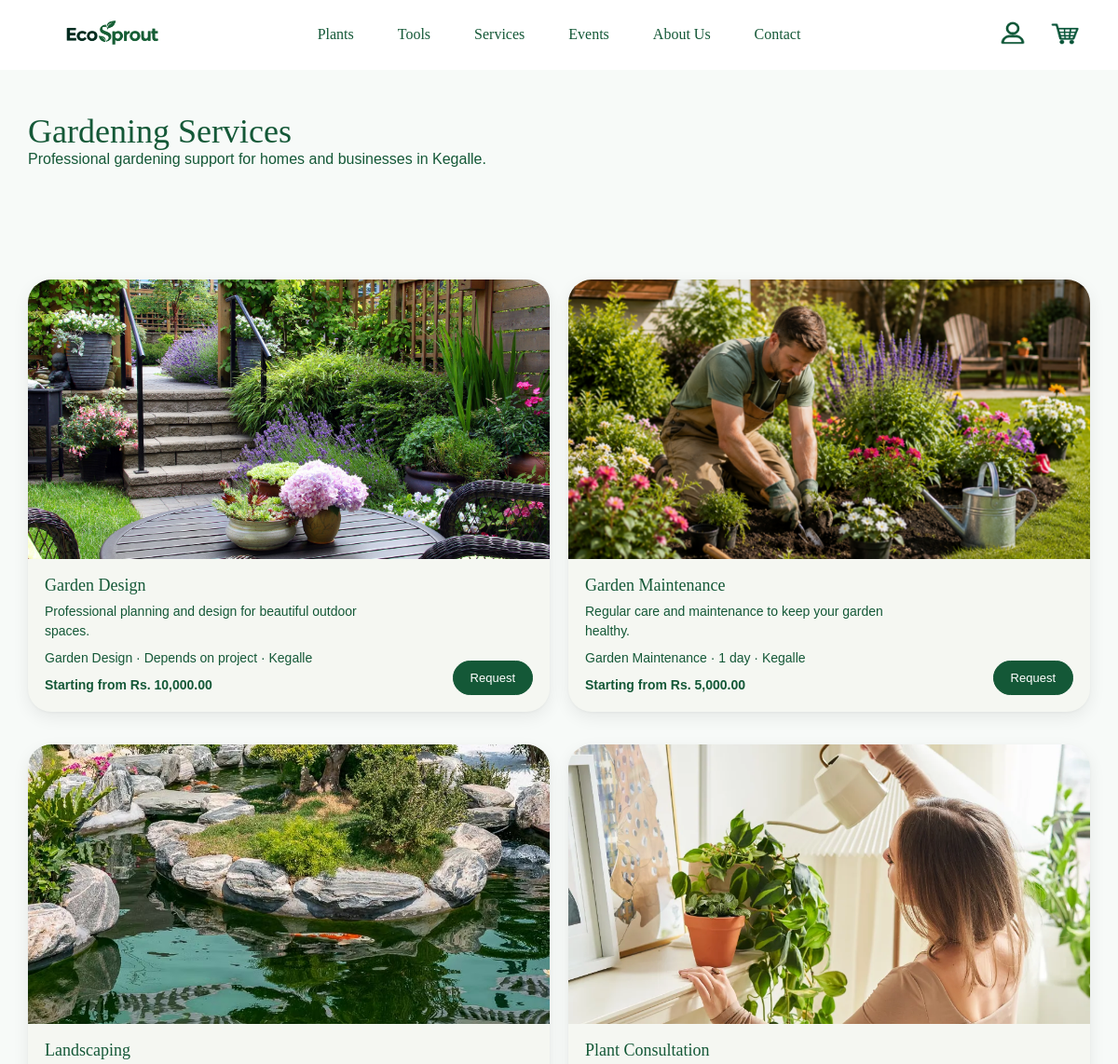
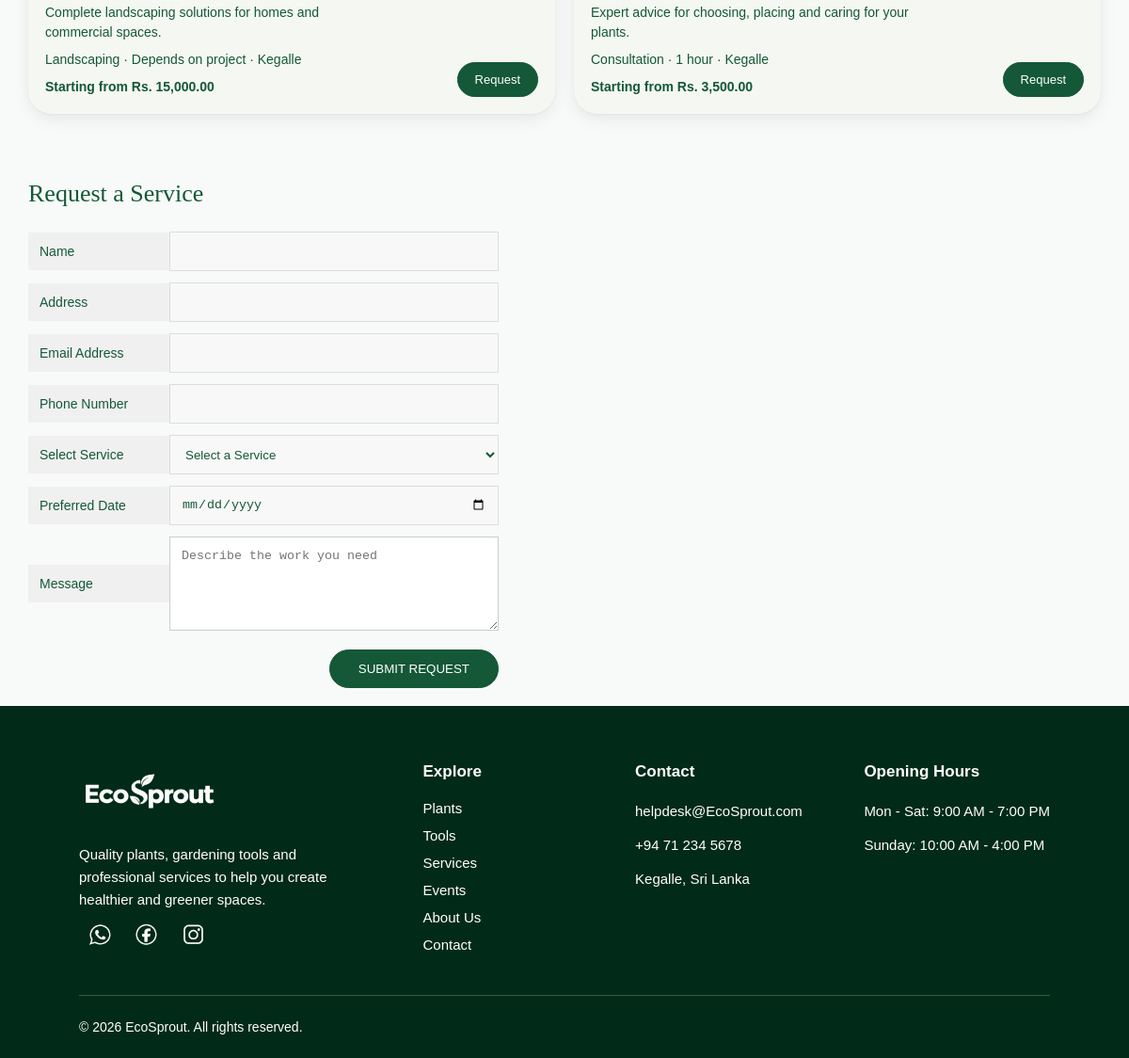
/services.php, run on the app's committed database (2 pictures, top to bottom).
### tables this page shows
CREATE TABLE IF NOT EXISTS `services` (
  `service_id` int UNSIGNED NOT NULL AUTO_INCREMENT,
  `service_category_id` tinyint UNSIGNED NOT NULL,
  `service_name` varchar(120) NOT NULL,
  `starting_price` decimal(10,2) UNSIGNED NOT NULL DEFAULT '0.00',
  `service_duration` varchar(60) DEFAULT NULL,
  `service_area` varchar(80) DEFAULT NULL,
  `image_path` varchar(255) DEFAULT NULL,
  `description` text,
  `status` enum('ACTIVE','INACTIVE') NOT NULL DEFAULT 'ACTIVE',
  `created_at` timestamp NOT NULL DEFAULT CURRENT_TIMESTAMP,
  `updated_at` timestamp NOT NULL DEFAULT CURRENT_TIMESTAMP ON UPDATE CURRENT_TIMESTAMP,
  PRIMARY KEY (`service_id`),
  KEY `fk_services_category` (`service_category_id`)
);

CREATE TABLE IF NOT EXISTS `service_categories` (
  `service_category_id` tinyint UNSIGNED NOT NULL AUTO_INCREMENT,
  `category_name` varchar(60) NOT NULL,
  PRIMARY KEY (`service_category_id`),
  UNIQUE KEY `category_name` (`category_name`)
);

### services.php (the view, shortened to what this page needs)
<?php
require_once "db_connection.php";
function serviceEscape($value)
{
    return htmlspecialchars((string) $value, ENT_QUOTES, "UTF-8");
}
$services = [];
$serviceSql = "
    SELECT
        s.service_id,
        s.service_name,
        s.starting_price,
        s.service_duration,
        s.service_area,
        s.image_path,
        s.description,
        sc.category_name
    FROM services s
    INNER JOIN service_categories sc
        ON sc.service_category_id = s.service_category_id
    WHERE s.status = 'ACTIVE'
    ORDER BY s.service_name
";
$serviceResult = $conn->query($serviceSql);
while ($row = $serviceResult->fetch_assoc()) {
    $services[] = $row;
}
$customerName = "";
$customerEmail = "";
$customerPhone = "";
$customerAddress = "";
?>
<!DOCTYPE html>
<html lang="en">
<head>
    <link rel="stylesheet" href="stylesheet.css">
</head>
<body>
    <div class="navbar">
        <div class="nav-logo">
    <a href="index.php">
        <img src="Images/Home/Logo.png" alt="EcoSprout Logo">
    </a>
</div>
<div class="nav-center" id="navMenu">
            <div class="dropdown">
                <a href="plants.php" class="dropbtn">Plants</a>
            </div>
            <a href="tools.php">Tools</a>
            <a href="services.php">Services</a>
            <a href="events.php">Events</a>
            <a href="aboutus.php">About Us</a>
            <a href="contact.php">Contact</a>
        </div>
        <div class="nav-right">
            <?php if (isset($_SESSION["user_id"])): ?>
                <a href="userprofile.php">
                    <img src="Images/Home/Account.png" alt="My Account">
            </a>
            <?php else: ?>
                <a href="#" id="accountBtn">
                    <img src="Images/Home/Account.png" alt="Account Login">
                </a>
            <?php endif; ?>
                <a href="cart.php">
                    <img src="Images/Home/Cart.png" alt="Cart">
                </a>
        </div>
    </div>
    <div class="service-heading">
        <h1>Gardening Services</h1>
        <p>Professional gardening support for homes and businesses in Kegalle.</p>
    </div>
    <section class="services-section">
        <?php foreach ($services as $service): ?>
            <article class="service-card">
                <img src="<?= serviceEscape($service["image_path"] ?: "Images/Home/Logo.png") ?>"
                     alt="<?= serviceEscape($service["service_name"]) ?>">
                <div class="service-info">
                    <div>
                        <h3><?= serviceEscape($service["service_name"]) ?></h3>
                        <p><?= serviceEscape($service["description"]) ?></p>
                        <p class="service-details">
                            <?= serviceEscape($service["category_name"]) ?>
                            <?php if (!empty($service["service_duration"])): ?>
                                · <?= serviceEscape($service["service_duration"]) ?>
                            <?php endif; ?>
                            <?php if (!empty($service["service_area"])): ?>
                                · <?= serviceEscape($service["service_area"]) ?>
                            <?php endif; ?>
                        </p>
                        <p class="service-price">
                            Starting from Rs. <?= number_format((float) $service["starting_price"], 2) ?>
                        </p>
                    </div>
                    <a href="services.php?service=<?= (int) $service["service_id"] ?>#request-service"
                       class="request-btn">Request</a>
                </div>
            </article>
        <?php endforeach; ?>
    </section>
    <section class="service-request" id="request-service">
        <h2>Request a Service</h2>
        <form class="service-form" action="request_service.php" method="post">
            <div class="form-row">
                <label for="customer_name">Name</label>
                <input type="text" id="customer_name" name="customer_name"
                       value="<?= serviceEscape($customerName) ?>" required>
            </div>
            <div class="form-row">
                <label for="address">Address</label>
                <input type="text" id="address" name="address"
                       value="<?= serviceEscape($customerAddress) ?>" required>
            </div>
            <div class="form-row">
                <label for="email">Email Address</label>
                <input type="email" id="email" name="email"
                       value="<?= serviceEscape($customerEmail) ?>" required>
            </div>
            <div class="form-row">
                <label for="phone">Phone Number</label>
                <input type="tel" id="phone" name="phone"
                       value="<?= serviceEscape($customerPhone) ?>" required>
            </div>
            <div class="form-row">
                <label for="service_id">Select Service</label>
                <select id="service_id" name="service_id" required>
                    <option value="">Select a Service</option>
                </select>
            </div>
            <div class="form-row">
                <label for="preferred_date">Preferred Date</label>
                <input type="date" id="preferred_date" name="preferred_date"
                       min="<?= date("Y-m-d") ?>">
            </div>
            <div class="form-row">
                <label for="customer_message">Message</label>
                <textarea id="customer_message" name="customer_message"
                          class="service-textarea"
                          placeholder="Describe the work you need"></textarea>
            </div>
            <button type="submit" class="service-submit">Submit Request</button>
        </form>
    </section>
    <footer class="footer">
        <div class="footer-container">
            <div class="footer-column footer-brand">
                <img src="Images/Home/Logo-white.png" alt="EcoSprout Logo">
                <p>
                    Quality plants, gardening tools and professional services
                    to help you create healthier and greener spaces.
                </p>
                <div class="footer_social">
                    <img src="Images/Home/white-wp.png">
                    <img src="Images/Home/white-fb.png">
                    <img src="Images/Home/white-inster.png">
                </div>
            </div>
            <div class="footer-column">
                <h3>Explore</h3>
                <a href="plants.php">Plants</a>
                <a href="tools.php">Tools</a>
                <a href="services.php">Services</a>
                <a href="events.php">Events</a>
                <a href="aboutus.php">About Us</a>
                <a href="contact.php">Contact</a>
            </div>
            <div class="footer-column">
                <h3>Contact</h3>
                <p>helpdesk@EcoSprout.com</p>
                <p>+94 71 234 5678</p>
                <p>Kegalle, Sri Lanka</p>
            </div>
            <div class="footer-column">
                <h3>Opening Hours</h3>
                <p>Mon - Sat: 9:00 AM - 7:00 PM</p>
                <p>Sunday: 10:00 AM - 4:00 PM</p>
            </div>
        </div>
        <div class="footer-bottom">
            <p>© 2026 EcoSprout. All rights reserved.</p>
        </div>
    </footer>
</body>
</html>

### services.php (style rules this page uses)
.service-heading { max-width:1200px; margin:120px auto 25px; padding:0 30px; color:#145837; }
.service-heading h1 { font-family:Georgia,serif; font-weight:400; font-size:36px; }
.service-details { font-size:13px; color:#145837; margin-top:8px; }
.service-price { font-weight:bold; margin-top:8px; }
.service-textarea { width:100%; min-height:100px; padding:12px; border:1px solid #ccc; resize:vertical; }
.service-form input, .service-form select { width:100%; }

### data on the page
services: image_path (picture), service_name "Garden Design", description "Professional planning and design for beautiful outdoor spaces.", service_category.category_name "Garden Design", service_duration "Depends on project", service_area "Kegalle", starting_price "10,000.00"
services: image_path (picture), service_name "Garden Maintenance", description "Regular care and maintenance to keep your garden healthy.", service_category.category_name "Garden Maintenance", service_duration "1 day", service_area "Kegalle", starting_price "5,000.00"
services: image_path (picture), service_name "Landscaping", description "Complete landscaping solutions for homes and commercial spaces.", service_category.category_name "Landscaping", service_duration "Depends on project", service_area "Kegalle", starting_price "15,000.00"
services: image_path (picture), service_name "Plant Consultation", description "Expert advice for choosing, placing and caring for your plants.", service_category.category_name "Consultation", service_duration "1 hour", service_area "Kegalle", starting_price "3,500.00"
